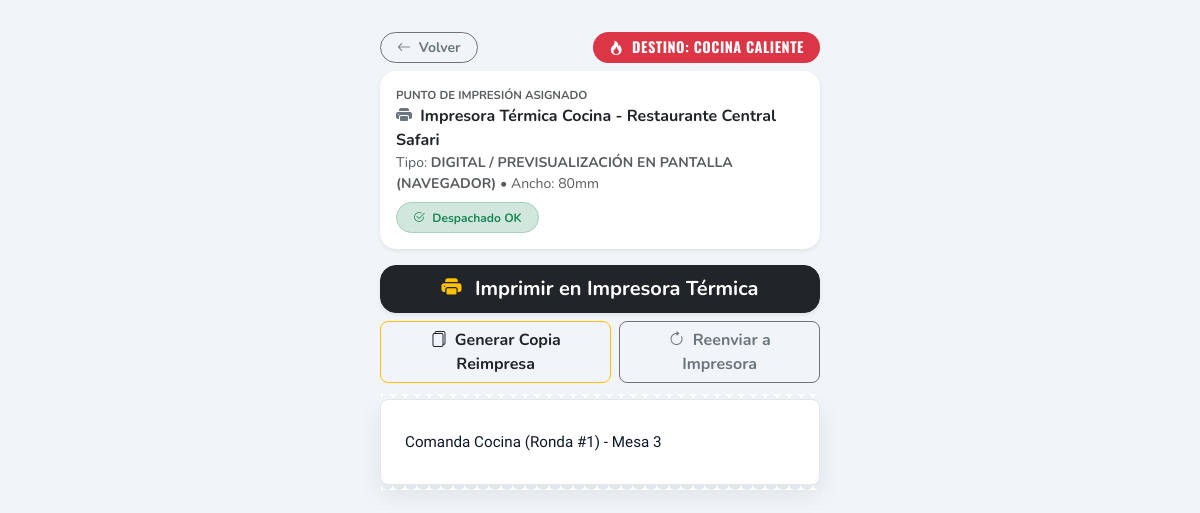
Page /tickets/1/imprimir/ on the committed database.
### ventas/models.py (models this page shows, shortened)
class Ticket(models.Model):
    DESTINOS = [
        ('COCINA', 'Cocina Caliente'),
        ('BARRA', 'Barra / Cafetería'),
        ('COMPROBANTE', 'Comprobante de Cliente'),
    ]
    ESTADOS = [
        ('EMITIDO', 'Emitido'),
        ('EN_PROCESO', 'En Proceso'),
        ('FINALIZADO', 'Finalizado'),
    ]
    pedido = models.ForeignKey(Pedido, on_delete=models.CASCADE, null=True, blank=True, related_name='tickets')
    venta = models.ForeignKey('Venta', on_delete=models.CASCADE, null=True, blank=True, related_name='tickets_asociados', help_text="Venta asociada al ticket (RF08)")
    codigo = models.CharField(max_length=30, unique=True, help_text="Ej: COM-0085, TIK-C-0102")
    tipo_destino = models.CharField(max_length=20, choices=DESTINOS, default='COCINA')
    estado = models.CharField(max_length=20, choices=ESTADOS, default='EMITIDO')
    fecha_hora = models.DateTimeField(auto_now_add=True)
    contenido_impresion = models.TextField(blank=True, null=True, help_text="Texto listo para impresora térmica futura")
    es_reimpresion = models.BooleanField(default=False, help_text="Indica si este ticket ha sido reimpreso (RF08.6)")
    numero_reimpresiones = models.PositiveIntegerField(default=0, help_text="Contador de veces reimpreso")
    ultima_reimpresion_por = models.ForeignKey(User, on_delete=models.SET_NULL, null=True, blank=True, related_name='tickets_reimpresos')
    fecha_hora_reimpresion = models.DateTimeField(null=True, blank=True)
    punto_venta = models.ForeignKey(PuntoVenta, on_delete=models.SET_NULL, null=True, blank=True, related_name='tickets', help_text="Local/Punto de Venta emisor (RF09)")
    punto_impresion = models.ForeignKey('PuntoImpresion', on_delete=models.SET_NULL, null=True, blank=True, related_name='tickets_despachados', help_text="Punto de impresión enrutado (RF09)")
    estado_impresion = models.CharField(
        max_length=20,
        choices=[('PENDIENTE', 'Pendiente de Envío'), ('IMPRESO', 'Impreso / Enviado'), ('FALLO', 'Fallo de Impresión')],
        default='IMPRESO',
        help_text="Estado del despacho físico o digital (RF09)"
    )
    error_impresion = models.TextField(blank=True, null=True, help_text="Detalle del error si falló la impresión (RF09)")
    intentos_impresion = models.PositiveIntegerField(default=1, help_text="Contador de intentos de despacho (RF09)")
    def get_punto_venta(self):
        if self.punto_venta:
            return self.punto_venta
        if self.venta and self.venta.punto_venta:
            return self.venta.punto_venta
        if self.pedido and self.pedido.venta:
            if self.pedido.venta.punto_venta:
                return self.pedido.venta.punto_venta
            if self.pedido.venta.mesa and self.pedido.venta.mesa.punto_venta:
                return self.pedido.venta.mesa.punto_venta
        return None
    class Meta:
        verbose_name = "Ticket de Producción"
        verbose_name_plural = "Tickets de Producción"
        ordering = ['-fecha_hora']

class PuntoImpresion(models.Model):
    TIPO_DESTINOS = [
        ('COCINA', 'Cocina Caliente'),
        ('BARRA', 'Barra / Cafetería'),
        ('COMPROBANTE', 'Caja / Boleta de Venta'),
    ]
    TIPO_CONEXION = [
        ('DIGITAL', 'Digital / Previsualización en Pantalla (Navegador)'),
        ('RED', 'Impresora Térmica de Red (Ethernet / WiFi RAW ESC/POS)'),
        ('USB', 'Impresora Térmica USB / Spooler'),
    ]
    ESTADOS = [
        ('ONLINE', 'En Línea / Operativa'),
        ('OFFLINE', 'Fuera de Línea / Desconectada'),
        ('SIN_PAPEL', 'Sin Papel'),
        ('ERROR', 'Error de Comunicación'),
    ]
    nombre = models.CharField(max_length=100, help_text="Ej: Impresora Térmica Cocina Central")
    punto_venta = models.ForeignKey(PuntoVenta, on_delete=models.CASCADE, related_name='puntos_impresion')
    tipo_destino = models.CharField(max_length=20, choices=TIPO_DESTINOS)
    tipo_conexion = models.CharField(max_length=20, choices=TIPO_CONEXION, default='DIGITAL')
    direccion_ip = models.CharField(max_length=100, blank=True, null=True, help_text="Ej: 192.168.1.201")
    puerto = models.PositiveIntegerField(default=9100, help_text="Puerto RAW ESC/POS (típicamente 9100)")
    ancho_papel_mm = models.PositiveIntegerField(default=80, choices=[(80, '80 mm'), (58, '58 mm')])
    estado_operativo = models.CharField(max_length=20, choices=ESTADOS, default='ONLINE')
    activo = models.BooleanField(default=True)
    simular_fallo = models.BooleanField(default=False, help_text="Para pruebas y contingencia: simula fallo físico de impresión sin bloquear venta")
    creado_en = models.DateTimeField(auto_now_add=True)
    actualizado_en = models.DateTimeField(auto_now=True)
    class Meta:
        verbose_name = "Punto de Impresión"
        verbose_name_plural = "Puntos de Impresión"
        unique_together = ('punto_venta', 'tipo_destino')

### ventas/views.py (the view)
# urls.py: path('tickets/<int:ticket_id>/imprimir/', views.ver_imprimir_ticket_digital, name='ver_imprimir_ticket_digital'),
def ver_imprimir_ticket_digital(request, ticket_id):
    ticket = get_object_or_404(Ticket.objects.select_related('punto_impresion', 'punto_venta', 'pedido', 'venta'), id=ticket_id)
    punto_imp = ticket.punto_impresion
    if not punto_imp and ticket.get_punto_venta():
        punto_imp = ticket.get_punto_venta().puntos_impresion.filter(tipo_destino=ticket.tipo_destino).first()
    return render(request, 'ventas/ticket_impresion_digital.html', {
        'ticket': ticket,
        'punto_impresion': punto_imp
    })

### ventas/templates/ventas/ticket_impresion_digital.html (shortened to what this page needs)
{% load static %}
<!DOCTYPE html>
<html lang="es">
<head>
    <link href="https://cdn.jsdelivr.net/npm/bootstrap@5.3.3/dist/css/bootstrap.min.css" rel="stylesheet">
    <link rel="stylesheet" href="https://cdn.jsdelivr.net/npm/bootstrap-icons@1.11.3/font/bootstrap-icons.min.css">
</head>
<body>
    <div class="ticket-wrapper">
        <div class="no-print mb-3">
            <div class="d-flex align-items-center justify-content-between mb-2">
                <a href="javascript:history.back()" class="btn btn-outline-secondary btn-sm rounded-pill px-3 fw-bold">
                    <i class="bi bi-arrow-left me-1"></i> Volver
                </a>
                <span class="badge {% if ticket.tipo_destino == 'COCINA' %}bg-danger{% elif ticket.tipo_destino == 'BARRA' %}bg-primary{% else %}bg-success{% endif %} ticket-destination-badge px-3 py-2 rounded-pill">
                    <i class="bi {% if ticket.tipo_destino == 'COCINA' %}bi-fire{% elif ticket.tipo_destino == 'BARRA' %}bi-cup-straw{% else %}bi-receipt-cutoff{% endif %} me-1"></i>
                    DESTINO: {{ ticket.get_tipo_destino_display|upper }}
                </span>
            </div>
            <div class="card border-0 shadow-sm rounded-4 p-3 mb-3 bg-white">
                <div class="d-flex align-items-center justify-content-between flex-wrap gap-2">
                    <div>
                        <div class="small text-muted fw-bold text-uppercase" style="font-size: 0.72rem;">Punto de Impresión Asignado</div>
                        <div class="fw-bold text-dark">
                            <i class="bi bi-printer-fill text-secondary me-1"></i>
                            {{ punto_impresion.nombre|default:"Impresora Digital Provisional" }}
                        </div>
                        <div class="small text-muted">
                            Tipo: <strong class="text-uppercase">{{ punto_impresion.get_tipo_conexion_display|default:"Digital" }}</strong> • Ancho: {{ punto_impresion.ancho_papel_mm|default:80 }}mm
                        </div>
                    </div>
                    <div>
                        {% if ticket.estado_impresion == 'IMPRESO' %}
                            <span class="badge bg-success-subtle text-success px-3 py-2 rounded-pill fw-bold border border-success-subtle">
                                <i class="bi bi-check2-circle me-1"></i> Despachado OK
                            </span>
                        {% elif ticket.estado_impresion == 'FALLO' %}
                            <span class="badge bg-danger-subtle text-danger px-3 py-2 rounded-pill fw-bold border border-danger-subtle">
                                <i class="bi bi-exclamation-triangle-fill me-1"></i> Fallo de Impresión
                            </span>
                        {% else %}
                            <span class="badge bg-warning-subtle text-warning-emphasis px-3 py-2 rounded-pill fw-bold border border-warning-subtle">
                                <i class="bi bi-hourglass-split me-1"></i> Pendiente
                            </span>
                        {% endif %}
                    </div>
                </div>
            </div>
            <div class="d-grid gap-2 mb-3">
                <button type="button" class="btn btn-dark btn-lg fw-bold rounded-4 shadow-sm" onclick="window.print()">
                    <i class="bi bi-printer-fill me-2 text-warning"></i> Imprimir en Impresora Térmica
                </button>
                <div class="d-flex gap-2">
                    <form method="POST" action="{% url 'reimprimir_ticket' ticket.id %}" class="flex-grow-1 m-0">
                        <button type="submit" class="btn btn-outline-warning text-dark w-100 fw-bold rounded-3">
                            <i class="bi bi-files me-1"></i> Generar Copia Reimpresa
                        </button>
                    </form>
                    <form method="POST" action="{% url 'reintentar_impresion' ticket.id %}" class="flex-grow-1 m-0">
                        <button type="submit" class="btn btn-outline-secondary w-100 fw-bold rounded-3">
                            <i class="bi bi-arrow-clockwise me-1"></i> Reenviar a Impresora
                        </button>
                    </form>
                </div>
            </div>
        </div>
        <div class="thermal-ticket-card">
            <pre class="ticket-paper-content">{{ ticket.contenido_impresion }}</pre>
        </div>
    </div>
</body>
</html>

### ventas/templates/ventas/ticket_impresion_digital.html (style rules this page uses)
body { background-color: #f1f5f9; font-family: 'Nunito', sans-serif; color: #1e293b; min-height: 100vh; padding: 2rem 1rem; }
.ticket-wrapper { max-width: 440px; margin: 0 auto; }
.thermal-ticket-card { background-color: #ffffff; border-radius: 0.5rem; box-shadow: 0 10px 25px rgba(0, 0, 0, 0.08); border: 1px solid #e2e8f0; padding: 2rem 1.5rem; position: relative; }
.thermal-ticket-card::before, .thermal-ticket-card::after { content: ""; position: absolute; left: 0; right: 0; height: 6px; background-size: 12px 6px; }
.thermal-ticket-card::before { top: -6px; background-image: radial-gradient(circle at 6px 6px, transparent 6px, #ffffff 6px); }
.thermal-ticket-card::after { bottom: -6px; background-image: radial-gradient(circle at 6px 0px, transparent 6px, #ffffff 6px); }
.ticket-paper-content { font-family: 'Inconsolata', 'Courier Prime', 'Courier New', monospace; font-size: 0.95rem; line-height: 1.35; white-space: pre-wrap; word-break: break-all; color: #0f172a; margin: 0; user-select: text; }
.ticket-destination-badge { font-family: 'Oswald', sans-serif; letter-spacing: 0.5px; font-size: 0.9rem; font-weight: 700; }

### rows in the picture
Ticket: tipo_destino "COCINA CALIENTE", contenido_impresion "Comanda Cocina (Ronda #1) - Mesa 3"
PuntoImpresion: nombre "Impresora Térmica Cocina - Restaurante Central Safari", tipo_conexion "DIGITAL / PREVISUALIZACIÓN EN PANTALLA (NAVEGADOR)", ancho_papel_mm "80"
